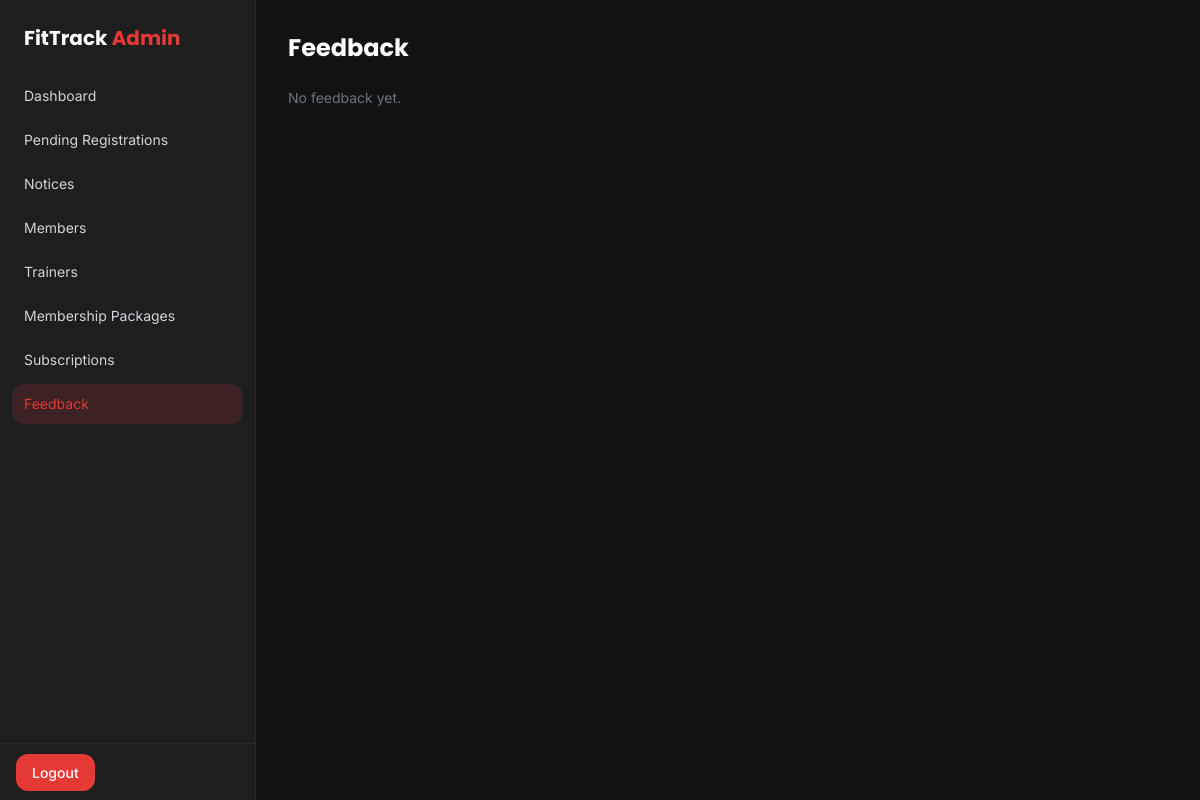
The page /management/feedback/ (signed in) on the database as committed earlier.
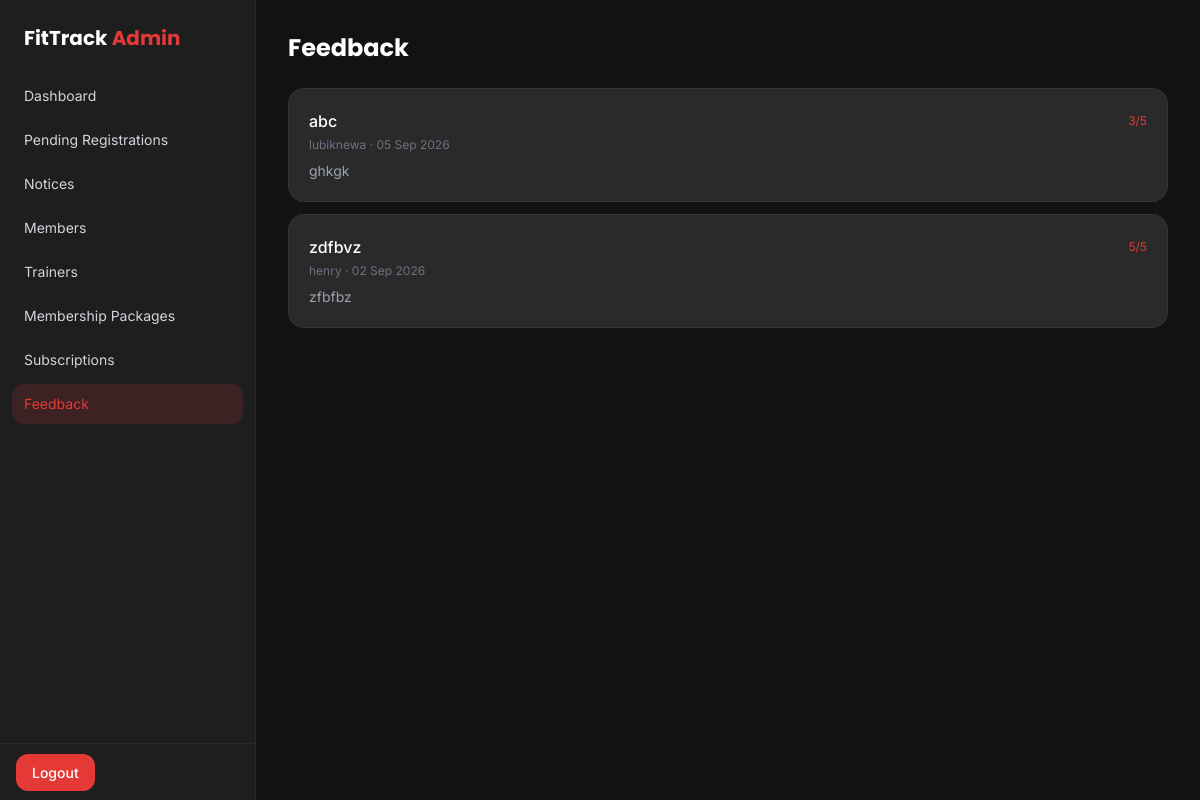
The same page on the database as committed later.
### app/models.py (models this page shows, shortened)
class Feedback(models.Model):
    user = models.ForeignKey(settings.AUTH_USER_MODEL, on_delete=models.CASCADE, related_name='feedbacks')
    subject = models.CharField(max_length=150)
    message = models.TextField()
    rating = models.PositiveSmallIntegerField(
        choices=[(i, str(i)) for i in range(1, 6)],
        default=5,
        help_text="1 = Poor, 5 = Excellent"
    )
    submitted_at = models.DateTimeField(auto_now_add=True)
    class Meta:
        ordering = ['-submitted_at']

### adminpanel/views.py (the view)
# urls.py: path('feedback/', views.admin_feedback, name='admin_feedback'),
@staff_required
def admin_feedback(request):
    feedbacks = Feedback.objects.select_related('user').order_by('-submitted_at')
    return render(request, 'adminpanel/feedback.html', {'feedbacks': feedbacks})

### adminpanel/templates/adminpanel/feedback.html
{% extends 'adminpanel/base.html' %}
{% block content %}
<h1 class="font-display text-2xl font-bold mb-6">Feedback</h1>
<div class="space-y-3">
    {% for fb in feedbacks %}
    <div class="bg-dark-card border border-white/5 rounded-2xl p-5">
        <div class="flex items-center justify-between mb-1">
            <p class="text-white font-medium">{{ fb.subject }}</p>
            <span class="text-xs text-primary">{{ fb.rating }}/5</span>
        </div>
        <p class="text-xs text-gray-500 mb-2">{{ fb.user.username }} · {{ fb.submitted_at|date:"d M Y" }}</p>
        <p class="text-sm text-gray-400">{{ fb.message }}</p>
    </div>
    {% empty %}
    <p class="text-gray-500 text-sm">No feedback yet.</p>
    {% endfor %}
</div>
{% endblock %}

Rows that differ between the two databases and show on the page:
added Feedback: subject "abc", rating "3", user.username "lubiknewa", submitted_at "05 Sep 2026", message "ghkgk"
added Feedback: subject "zdfbvz", rating "5", user.username "henry", submitted_at "02 Sep 2026", message "zfbfbz"
Other text that changed with them:
text no longer shown: "No feedback yet."
